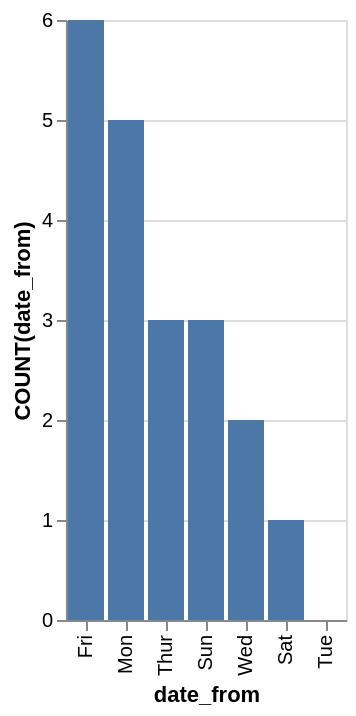

Write the Vega-Lite specification saved for this chart.
### Vega-Lite specification from a JSON file in a GitHub repository (floating-point values rounded to 4 significant figures)
{"data": {"values": [{"x_data": "Fri", "y_data": 6}, {"x_data": "Mon", "y_data": 5}, {"x_data": "Thur", "y_data": 3}, {"x_data": "Sun", "y_data": 3}, {"x_data": "Wed", "y_data": 2}, {"x_data": "Sat", "y_data": 1}, {"x_data": "Tue", "y_data": 0}]}, "mark": "bar", "encoding": {"x": {"field": "x_data", "type": "nominal", "title": "date_from", "sort": {"op": "sum", "field": "y_data", "order": "descending"}}, "y": {"field": "y_data", "type": "quantitative", "title": "COUNT(date_from)"}}}
